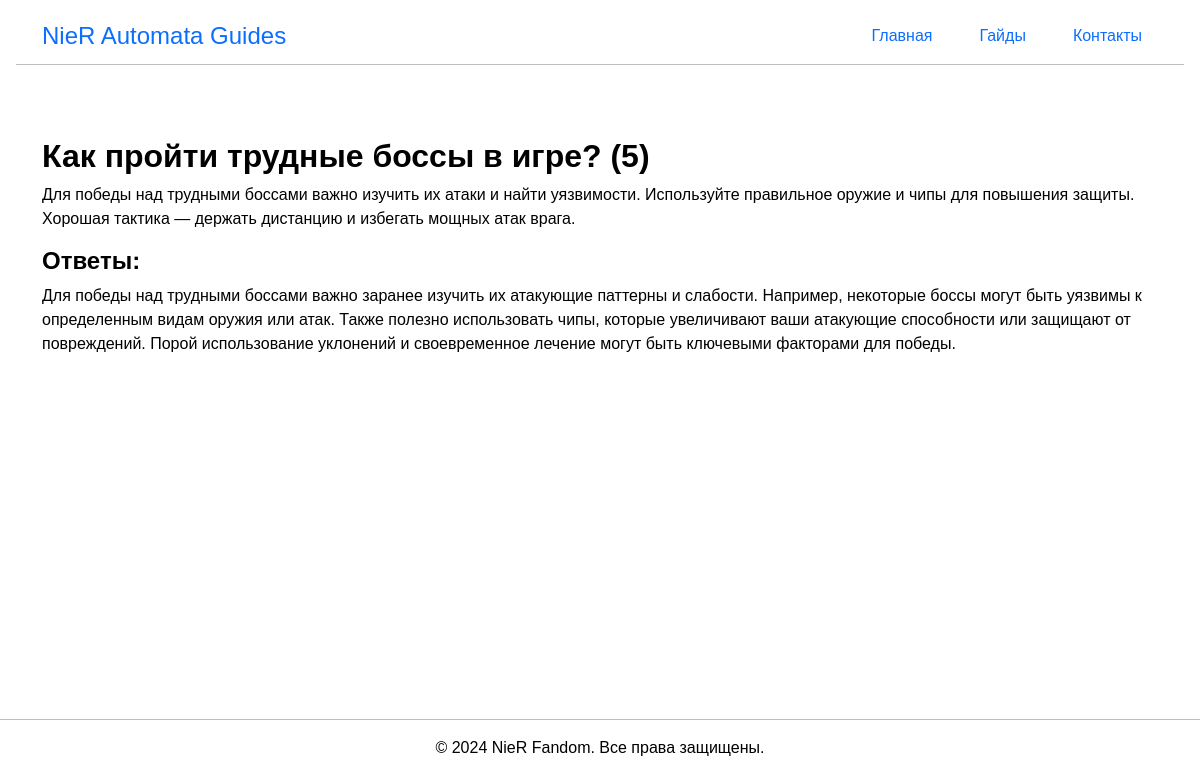
The app's page /guide.php?id=5 with its own data.
### tables this page shows
CREATE TABLE `guides` (
  `id` int(11) NOT NULL,
  `title` varchar(255) NOT NULL,
  `content` text NOT NULL,
  `category` varchar(50) NOT NULL,
  `views` int(11) DEFAULT '0',
  `created_at` timestamp NOT NULL DEFAULT CURRENT_TIMESTAMP
);

CREATE TABLE `guide_answers` (
  `id` int(11) NOT NULL,
  `guide_id` int(11) NOT NULL,
  `answer_text` text NOT NULL,
  `answer_image` varchar(255) DEFAULT NULL,
  `answer_text_2` text,
  `answer_image_2` varchar(255) DEFAULT NULL,
  `answer_text_3` text,
  `answer_image_3` varchar(255) DEFAULT NULL
);

### guide.php (the view, shortened to what this page needs)
<?php
require_once('database/db.php');
if (isset($_GET['id'])) {
    $id = intval($_GET['id']);
    $query = "SELECT * FROM guides WHERE id = $id";
    $result = $conn->query($query);
    if ($result->num_rows > 0) {
        $guide = $result->fetch_assoc();
        $conn->query("UPDATE guides SET views = views + 1 WHERE id = $id");
        $answers_query = "SELECT * FROM guide_answers WHERE guide_id = $id";
        $answers_result = $conn->query($answers_query);
    } else {
        die("Гайд не найден.");
    }
} else {
    die("Некорректный запрос.");
}
?>
<!DOCTYPE html>
<html lang="ru">
<head>
    <link href="https://cdn.jsdelivr.net/npm/bootstrap@5.3.0/dist/css/bootstrap.min.css" rel="stylesheet">
    <link rel="stylesheet" href="css/index.css">
</head>
<body>
<header class="p-3">
    <div class="container d-flex justify-content-between align-items-center">
        <div class="logo">
            <a href="index.php" class=" text-decoration-none">
                <h1 class="m-0">NieR Automata Guides</h1>
            </a>
        </div>
        <nav class="nav">
            <a class="nav-link" href="index.php">Главная</a>
            <a class="nav-link" href="guides_list.php">Гайды</a>
            <a class="nav-link" href="contact.php">Контакты</a>
        </nav>
    </div>
    <hr class="my-2">
</header>
<div class="container my-5">
    <h2 class="fw-bold"><?php echo htmlspecialchars($guide['title']).' ('.htmlspecialchars($guide['id']).')'; ?></h2>
    <p><?php echo nl2br(htmlspecialchars($guide['content'])); ?></p>
    <h4 class="fw-bold">Ответы:</h4>
<?php if ($answers_result->num_rows > 0): ?>
    <?php while ($answer = $answers_result->fetch_assoc()): ?>
        <div class="answer mb-4">
            <p><?php echo nl2br(htmlspecialchars($answer['answer_text'])); ?></p>
        </div>
    <?php endwhile; ?>
<?php else: ?>
    <p>Ответов нет.</p>
<?php endif; ?>
</div>
<footer class="py-4">
    <hr>
    <div class="container text-center">
        <p>&copy; 2024 NieR Fandom. Все права защищены.</p>
    </div>
</footer>
</body>
</html>

### css/index.css (style rules this page uses)
header h1 { font-size: 1.5rem; font-family: 'Orbitron', sans-serif; }
.nav-link { font-size: 1rem; margin-left: 15px; transition: color 0.3s ease; }
html, body { height: 100%; margin: 0; }
body { color: black!important; display: flex; flex-direction: column; font-family: 'Orbitron', sans-serif; }
footer { margin-top: auto; }

### records on screen
guides: title "Как пройти трудные боссы в игре?", id "5", content "Для победы над трудными боссами важно изучить их атаки и найти уязвимости. Используйте правильное оружие и чипы для повышения защиты. Хорошая тактика — держать дистанцию и избегать мощных атак врага."
guide_answers: answer_text "Для победы над трудными боссами важно заранее изучить их атакующие паттерны и слабости. Например, некоторые боссы могут быть уязвимы к определенным видам оружия или атак. Также полезно использовать чипы, которые увеличивают ваши атакующие способности или защищают от повреждений. Порой использование уклонений и своевременное лечение могут быть ключевыми факторами для победы."
